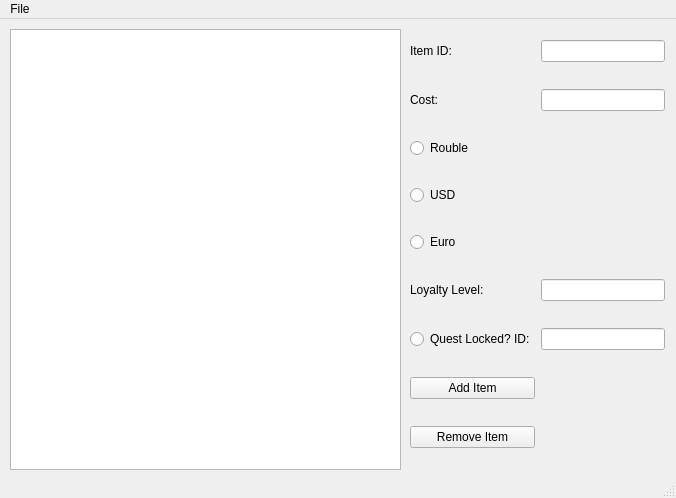
<?xml version="1.0" encoding="UTF-8"?>
<ui version="4.0">
 <class>AssortBuilder</class>
 <widget class="QMainWindow" name="AssortBuilder">
  <property name="enabled">
   <bool>true</bool>
  </property>
  <property name="geometry">
   <rect>
    <x>0</x>
    <y>0</y>
    <width>676</width>
    <height>498</height>
   </rect>
  </property>
  <property name="windowTitle">
   <string>Assort Builder</string>
  </property>
  <property name="tabShape">
   <enum>QTabWidget::Rounded</enum>
  </property>
  <widget class="QWidget" name="centralwidget">
   <widget class="QTableWidget" name="tableWidget">
    <property name="geometry">
     <rect>
      <x>10</x>
      <y>10</y>
      <width>391</width>
      <height>441</height>
     </rect>
    </property>
   </widget>
   <widget class="QWidget" name="gridLayoutWidget">
    <property name="geometry">
     <rect>
      <x>410</x>
      <y>0</y>
      <width>255</width>
      <height>451</height>
     </rect>
    </property>
    <layout class="QGridLayout" name="gridLayout">
     <item row="0" column="2">
      <widget class="QLineEdit" name="lineEdit_2"/>
     </item>
     <item row="1" column="2">
      <widget class="QLineEdit" name="lineEdit_3"/>
     </item>
     <item row="5" column="1">
      <widget class="QLabel" name="label_3">
       <property name="text">
        <string>Loyalty Level:</string>
       </property>
      </widget>
     </item>
     <item row="1" column="1">
      <widget class="QLabel" name="label_2">
       <property name="text">
        <string>Cost:</string>
       </property>
      </widget>
     </item>
     <item row="7" column="1">
      <widget class="QPushButton" name="pushButton">
       <property name="text">
        <string>Add Item</string>
       </property>
      </widget>
     </item>
     <item row="3" column="1">
      <widget class="QRadioButton" name="radioButton_3">
       <property name="text">
        <string>USD</string>
       </property>
      </widget>
     </item>
     <item row="5" column="2">
      <widget class="QLineEdit" name="lineEdit_4"/>
     </item>
     <item row="6" column="2">
      <widget class="QLineEdit" name="lineEdit"/>
     </item>
     <item row="8" column="1">
      <widget class="QPushButton" name="pushButton_2">
       <property name="text">
        <string>Remove Item</string>
       </property>
      </widget>
     </item>
     <item row="0" column="1">
      <widget class="QLabel" name="label">
       <property name="text">
        <string>Item ID:</string>
       </property>
      </widget>
     </item>
     <item row="6" column="1">
      <widget class="QRadioButton" name="radioButton">
       <property name="text">
        <string>Quest Locked? ID:</string>
       </property>
      </widget>
     </item>
     <item row="2" column="1">
      <widget class="QRadioButton" name="radioButton_2">
       <property name="text">
        <string>Rouble</string>
       </property>
      </widget>
     </item>
     <item row="4" column="1">
      <widget class="QRadioButton" name="radioButton_4">
       <property name="text">
        <string>Euro</string>
       </property>
      </widget>
     </item>
    </layout>
   </widget>
  </widget>
  <widget class="QMenuBar" name="menubar">
   <property name="geometry">
    <rect>
     <x>0</x>
     <y>0</y>
     <width>676</width>
     <height>22</height>
    </rect>
   </property>
   <widget class="QMenu" name="menuHome">
    <property name="title">
     <string>File</string>
    </property>
    <addaction name="actionHome"/>
    <addaction name="actionImport_Assort_json"/>
   </widget>
   <addaction name="menuHome"/>
  </widget>
  <widget class="QStatusBar" name="statusbar"/>
  <action name="actionHome">
   <property name="text">
    <string>Home</string>
   </property>
  </action>
  <action name="actionImport_Assort_json">
   <property name="text">
    <string>Import Assort.json</string>
   </property>
  </action>
 </widget>
 <resources/>
 <connections/>
</ui>
